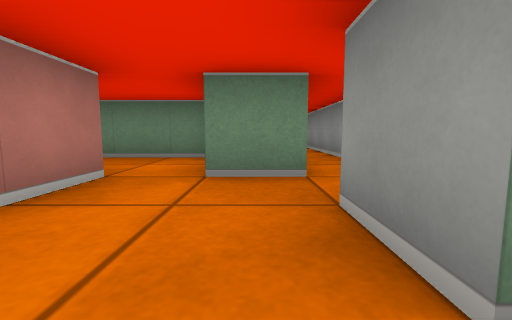
view 1 (above)

19 first-person views from a walk through a cub3D ray-caster map. The camera is about half as high as the walls, tilts 6° down and sees 90° across. The floor is counted in squares. Each view is taken from the middle of a square. On the plan, view 1 faces up. The plan holds only what a view shows up to about 9 squares ahead; the rest is blank.

view 2
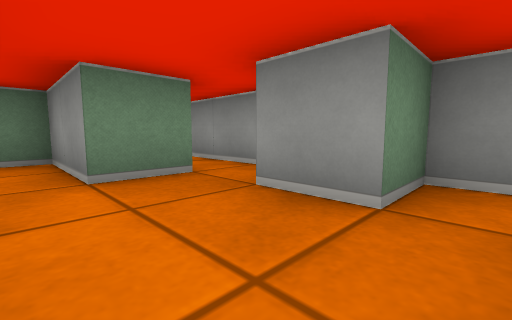

view 3
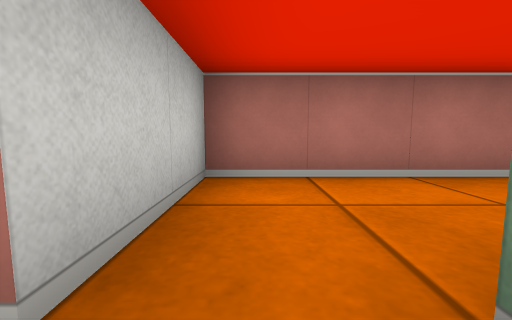

view 4
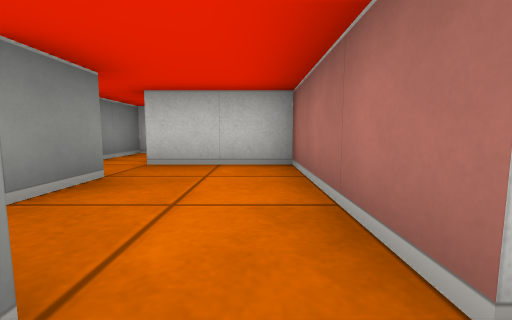

view 5
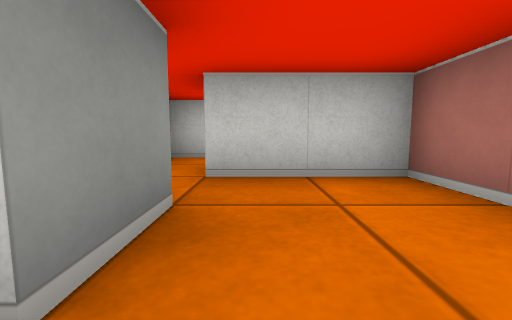

view 6
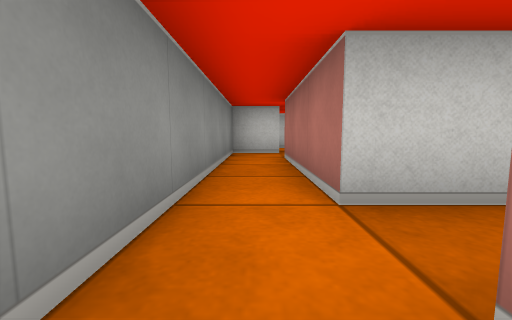

view 7
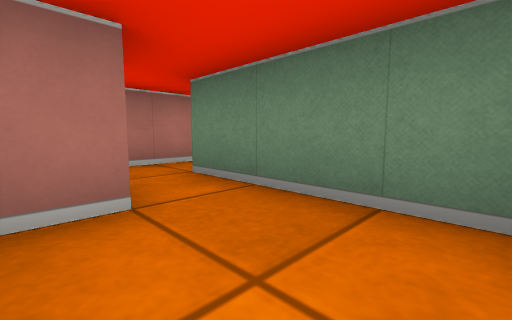

view 8
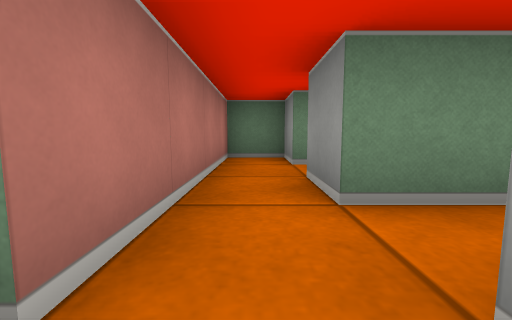

view 9
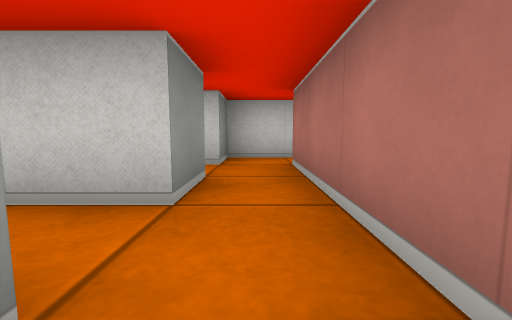

view 10
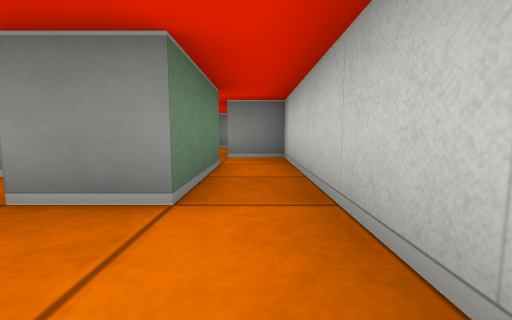

view 11
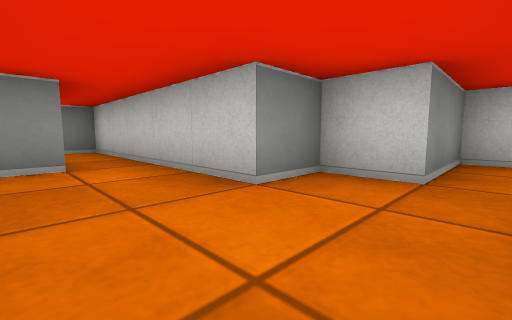

view 12
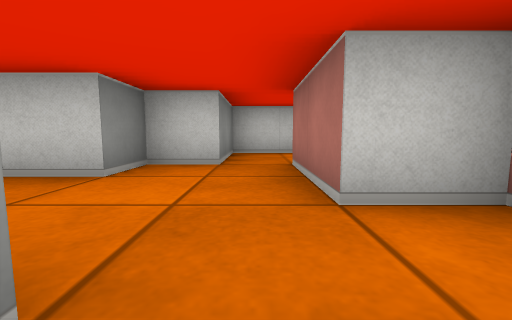

view 13
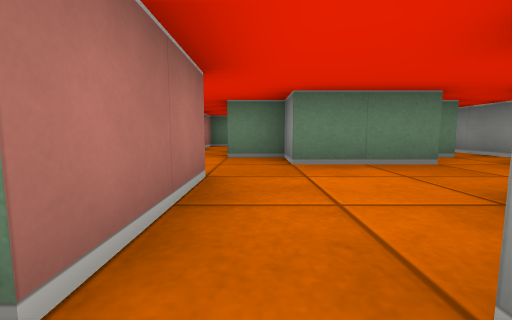

view 14
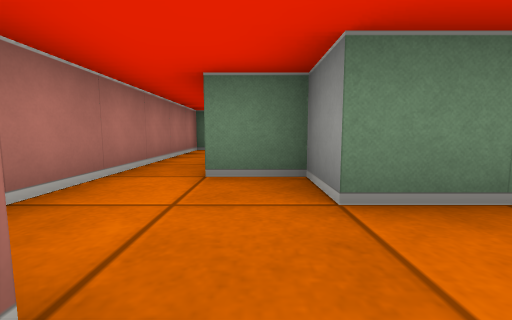

view 15
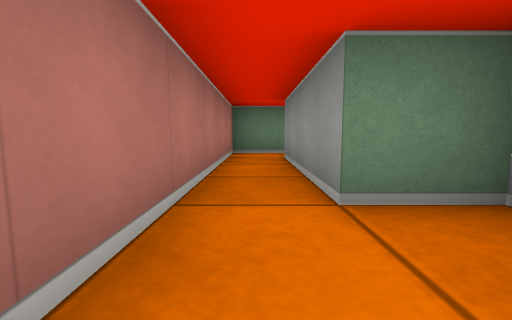

view 16
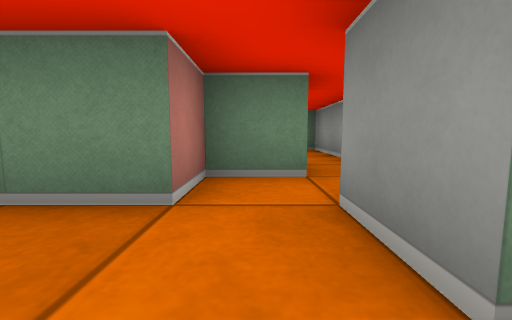

view 17
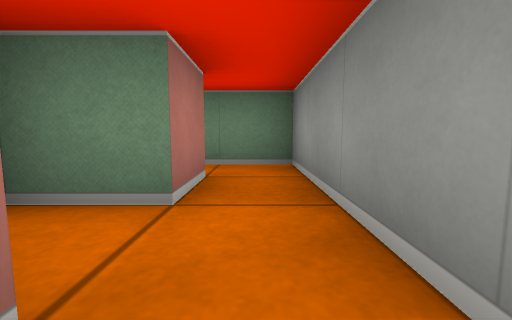

view 18
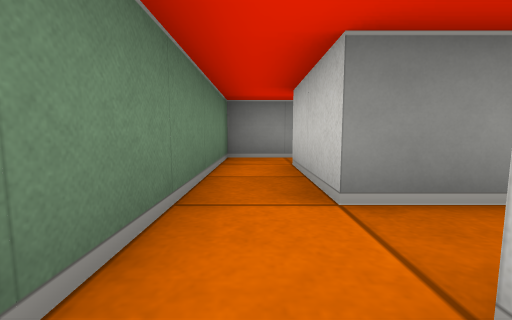

view 19
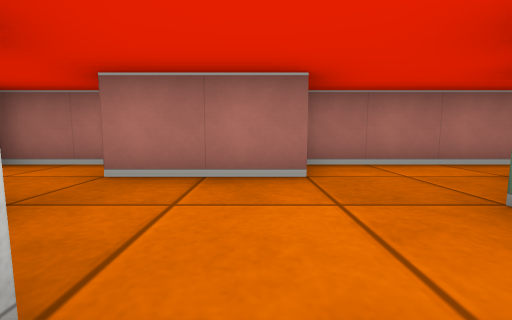

### Floor plan
Ten units are one square. View 1 is at (0, 0); x grows to the right and y downward. Boxes are objects, and circles mark ways between rooms. Rooms are numbered by the first view taken in them; rooms with no view inside come last. Other rooms are left out.
<svg viewBox="-120 -100 140 115">
<path fill="none" stroke="#000" d="M5 -25 -5 -25M15 5 15 -5 5 -5 5 -15 15 -15 15 -25M-15 -26 -15 5 6 5M-25 -36 -25 -29M-5 -25 -5 -45 -15 -45M15 -65 15 -75M-15 -45 -35 -45 -35 -55M-45 -25 -35 -25 -35 -35M-45 -55 -45 -35M-6 -55 5 -55M-35 -55 -25 -55M-35 -65 -35 -75 -45 -75 -45 -55M-75 -45 -95 -45 -95 -55 -105 -55 -105 -85M-115 -10 -115 5M-45 -35 -65 -35 -65 -45M-109 5 -95 5 -95 -15 -85 -15 -85 -25 -45 -25M-95 -95 -115 -95 -115 -35 -105 -35 -105 -14M-64 -55 -75 -55 -75 -45M-65 -85 -65 -75 -75 -75M-55 -54 -55 -95 -65 -95M-85 -74 -85 -85 -65 -85M-65 -95 -95 -95M5 -55 5 -25M15 -25 15 -65"/>
<circle cx="-10" cy="-30" r="3" fill="#2a7"/>
<circle cx="10" cy="-20" r="3" fill="#2a7"/>
<circle cx="-25" cy="-40" r="3" fill="#2a7"/>
<circle cx="10" cy="-75" r="3" fill="#2a7"/>
<circle cx="-40" cy="-50" r="3" fill="#2a7"/>
<circle cx="-55" cy="-30" r="3" fill="#2a7"/>
<circle cx="0" cy="-60" r="3" fill="#2a7"/>
<circle cx="-70" cy="-40" r="3" fill="#2a7"/>
<circle cx="-100" cy="-90" r="3" fill="#2a7"/>
<circle cx="-75" cy="-90" r="3" fill="#2a7"/>
<text x="0" y="-10">1</text>
<text x="-10" y="-40">2</text>
<text x="-10" y="-90">3</text>
<text x="-30" y="-40">4</text>
<text x="-20" y="-60">5</text>
<text x="-90" y="-40">6</text>
<text x="-60" y="-70">7</text>
<text x="-90" y="-80">8</text>
<text x="10" y="-50">9</text>
</svg>
Room 1 opens to room 2. Room 1 opens to room 9. Room 2 opens to room 4. Room 3 opens to room 9. Room 4 opens to room 5. Room 4 opens to room 6. Room 5 opens to room 9. Room 6 opens to room 7. Room 6 opens to room 8. Room 7 opens to room 8.

Where each view was taken, in squares from view 1:
view 1: 0 up, 0 right, facing up
view 2: 0 up, 1 left, facing up-right
view 3: 0 up, 1 right, facing left
view 4: 3 up, 1 left, facing down
view 5: 2 up, 0 right, facing down
view 6: 7 up, 1 right, facing down
view 7: 3 up, 1 left, facing up-left
view 8: 3 up, 4 left, facing up
view 9: 7 up, 4 left, facing down
view 10: 3 up, 8 left, facing right
view 11: 4 up, 10 left, facing down-right
view 12: 5 up, 10 left, facing down
view 13: 1 up, 10 left, facing up
view 14: 3 up, 10 left, facing up
view 15: 4 up, 11 left, facing up
view 16: 3 up, 7 left, facing up
view 17: 6 up, 6 left, facing up
view 18: 9 up, 10 left, facing right
view 19: 3 up, 8 left, facing left
